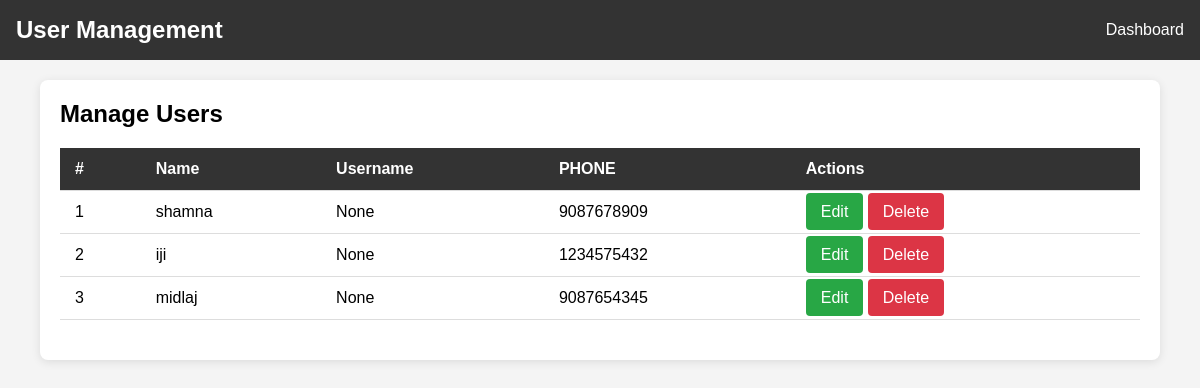
Before: /users/ with the older database file.
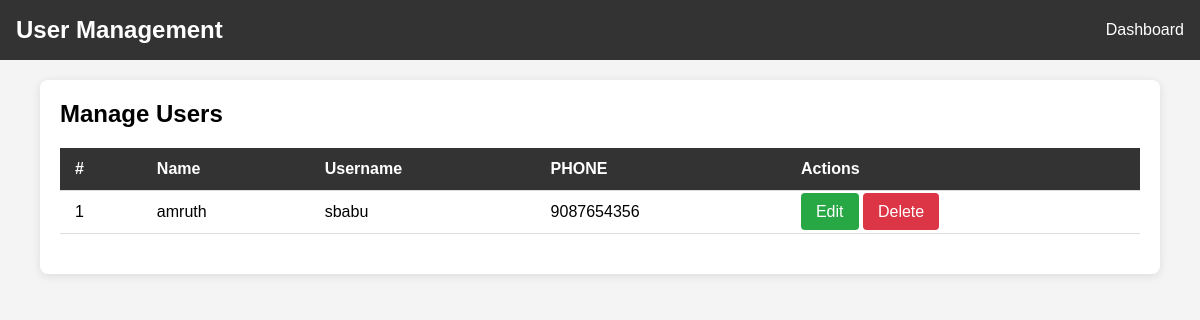
After: the same page with the newer database file.
### fitapp/models.py (models this page shows)
class UserProfile(models.Model):
    name = models.CharField(max_length=100)
    user = models.OneToOneField(User, on_delete=models.CASCADE,null=True,blank=True)
    plan = models.ForeignKey('plan', on_delete=models.CASCADE,null=True,blank=True)
    dob = models.DateField(default='2000-01-01')
    address = models.TextField()
    phone_number = models.CharField(max_length=15)
    image = models.ImageField(upload_to='profile_images/')
    image1 = models.ImageField(upload_to='profile_images/', default='profile_images/default.png')

### fitapp/views.py (the view)
# urls.py: path('users/', views.user_management, name='user_management'),
def user_management(request):
    users = UserProfile.objects.all()
    return render(request, 'f4fitness/user_management.html', {'users': users})

### templates/f4fitness/user_management.html (shortened to what this page needs)
<!DOCTYPE html>
<html lang="en">
{% load static %}
<head>
</head>
<body>
    <div class="navbar">
        <h1>User Management</h1>
        <div>
            <a href="{% url 'user_management' %}">Dashboard</a>
        </div>
    </div>
    <div class="container">
        <div class="header">
            <h2>Manage Users</h2>
        </div>
        <table>
            <thead>
                <tr>
                    <th>#</th>
                    <th>Name</th>
                    <th>Username</th>
                    <th>PHONE</th>
                    <th>Actions</th>
                </tr>
            </thead>
            <tbody>
                {% for user in users %}
                <tr>
                    <td>{{ forloop.counter }}</td>
                    <td>{{ user.name }}</td>
                    <td>{{ user.user }}</td>
                    <td>{{ user.phone_number }}</td>
                    <td>
                        <a href="{% url 'edit_user' user.user.id %}" class="btn">Edit</a>
                        <a href="{% url 'delete_user' user.user.id %}" class="btn btn-delete">Delete</a>
                    </td>
                </tr>
                {% empty %}
                <tr>
                    <td colspan="5" style="text-align: center;">No users found.</td>
                </tr>
                {% endfor %}
            </tbody>
        </table>
    </div>
</body>
</html>

Changed rows visible on the page:
removed UserProfile: name "shamna", user "None", phone_number "9087678909"
removed UserProfile: name "iji", user "None", phone_number "1234575432"
removed UserProfile: name "midlaj", user "None", phone_number "9087654345"
added UserProfile: name "amruth", user "sbabu", phone_number "9087654356"
